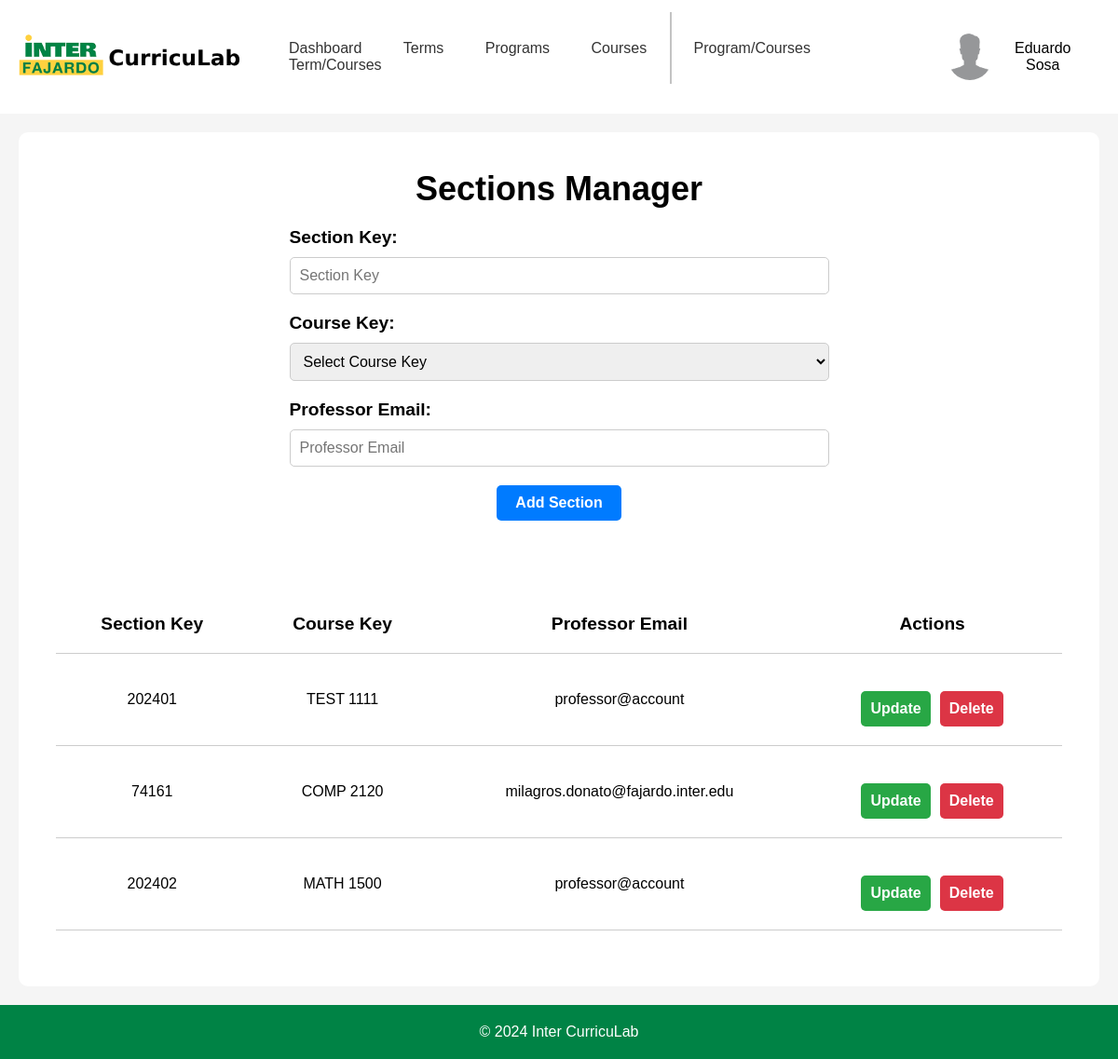
The page /templates/adminPages/adminSection.php (signed in) on the database its author committed.
### tables this page shows
CREATE TABLE "section" (
	"SectionID"	INTEGER NOT NULL UNIQUE,
	"SectionKey"	TEXT,
	"CourseKey"	TEXT,
	"ProfessorEmail"	TEXT,
	PRIMARY KEY("SectionID" AUTOINCREMENT)
);

### templates/adminPages/adminSection.php (the view, shortened to what this page needs)
<?php
$config = require_once '../../backend/php/config.php';
if (!isset($_SESSION['email'])) {
    header('Location: ../index.php');
    exit;
} elseif ($_SESSION['accountType'] !== 'Admin' && $_SESSION['accountType'] !== 'Root' && $_SESSION['accountType'] !== 'Staff') {
    header('Location: ../staffPages/profPage.php');
    exit;
} else {
    if ($config['db']['type'] === 'sqlite') {
        $db = new SQLite3($config['db']['sqlite']['path']);
    } elseif ($config['db']['type'] === 'mysql') {
        $dsn = "mysql:host={$config['db']['mysql']['host']};dbname={$config['db']['mysql']['dbname']}";
        $db = new PDO($dsn, $config['db']['mysql']['username'], $config['db']['mysql']['password']);
    }
    cleanUpSections();
    $stmt = $db->prepare('SELECT * FROM section');
    $result = $stmt->execute();
    $sections = $result->fetchArray(SQLITE3_ASSOC);
    $sections = [];
    if (isset($_POST['sort'])) {
        $sections = sortTable();
    } else {
        $stmt = $db->prepare('SELECT * FROM section');
        $result = $stmt->execute();
        $sections = fetchAllRows($result);
    }
}
function fetchAllRows($result) {
    $rows = [];
    while ($row = $result->fetchArray(SQLITE3_ASSOC)) {
        $rows[] = $row;
    }
    return $rows;
}
function cleanUpSections() {
    global $db;
    $stmt = $db->prepare('SELECT * FROM section');
    $result = $stmt->execute();
}
?>
<!DOCTYPE html>
<html lang="en">
<head>
    <link rel="stylesheet" href="../../static/css/headerFooter.css">
    <link rel="stylesheet" href="../../static/css/adminSection.css">
</head>
<body>
    <div id="headerNav">
        <div class="logo">
            <a href="adminDashboard.php">
                <img src="../../static/img/inter-logo-full.png" alt="Inter CurricuLab">
            </a>
        </div>
        <nav>
            <a href="adminDashboard.php">Dashboard</a>
            <a href="adminTerms.php">Terms</a>
            <a href="adminPrograms.php">Programs</a>
            <div class="dropdown">
                <a href="adminCourses.php">Courses</a>
            </div>
            <a class="navDivider"></a>
            <a href="adminProgramCourses.php">Program/Courses</a>
            <a href="adminTermCourses.php" class="active">Term/Courses</a>
        </nav>
        <div class="userBox">
            <button onclick="myFunction()" class="userDropdownButton">
                <img src="../../static/img/userProfile.jpg" alt="User" >
                <?php
                echo $_SESSION['firstName'] . ' ' . $_SESSION['lastName'];
                ?>
            </button>
        </div>
    </div>
    <div id="container">
        <div class="container-upperBox">
            <div class="sectionsForm">
                <div class="header">
                    <h2>Sections Manager</h2>
                </div>
                <div class="form-container">
                    <form method="POST">
                        <div class="inputBox">
                            <label for="sectionKey">Section Key:</label>
                            <input type="text" name="sectionKey" id="sectionKey" placeholder="Section Key" required>
                        </div>
                        <div class="inputBox">
                            <label for="courseKey">Course Key:</label>
                            <select name="courseKey" id="courseKey">
                                <option value="" hidden="hidden" selected>Select Course Key</option>
                            </select>
                        </div>
                        <div class="inputBox">
                            <label for="professorEmail">Professor Email:</label>
                            <input type="email" name="professorEmail" id="professorEmail" placeholder="Professor Email" required>
                        </div>
                        <div class="inputBox">
                            <button type="submit">Add Section</button>
                        </div>
                    </form>
                </div>
            </div>
            <div class="sectionsTable">
                <table>
                    <tr>
                        <th>
                            <form method="POST">
                                <button type="submit" name="sort" value="SectionKey">Section Key</button>
                            </form>
                        </th>
                        <th>
                            <form method="POST">
                                <button type="submit" name="sort" value="CourseKey">Course Key</button>
                            </form>
                        </th>
                        <th>
                            <form method="POST">
                                <button type="submit" name="sort" value="ProfessorEmail">Professor Email</button>
                            </form>
                        </th>
                        <th>Actions</th>
                    </tr>
                    <?php
                    foreach ($sections as $row) {
                        echo '<tr>';
                        echo '<td>' . htmlspecialchars($row['SectionKey'] ?? '') . '</td>';
                        echo '<td>' . htmlspecialchars($row['CourseKey'] ?? '') . '</td>';
                        echo '<td>' . htmlspecialchars($row['ProfessorEmail'] ?? '') . '</td>';
                        echo '<td>';
                        ?>
                        <div class="actionButtons">
                            <button class="updateButton">Update</button>
                            <form method="POST">
                                <button class="deleteButton" type="submit">Delete</button>
                            </form>
                        </div>
                        <?php
                        echo '</td>';
                        echo '</tr>';
                    }
                    ?>
                </table>
            </div>
        </div>
    </div>
    <footer>
        <p>&copy; 2024 Inter CurricuLab</p>
    </footer>
</body>
</html>

### static/css/headerFooter.css (style rules this page uses)
* { margin: 0; padding: 0; box-sizing: border-box; font-family: 'Poppins', sans-serif; }
body { display: flex; flex-direction: column; min-height: 100vh; }
#headerNav { display: flex; justify-content: space-between; align-items: center; }
.logo { margin: 20px; }
.logo img { width: 250px; }
nav a:not(.navDivider) { padding: 20px; text-decoration: none; color: #333; border-radius: 5px; }
.navDivider { margin-right: 4px; border-right: 2px solid #c3c3c3; padding: 30px 0; }
.userBox { margin: 20px; }
.userDropdownButton { padding: 16px; font-size: 16px; border: none; cursor: pointer; background-color: transparent; border-radius: 5px; }
.userBox { position: relative; display: inline-block; }
.userBox img { width: 50px; height: 50px; border-radius: 50%; margin-right: 10px; }
.userDropdownButton img { pointer-events: none; }
.userBox button { display: flex; align-items: center; justify-content: center; }
.dropdown { position: relative; display: inline-block; }
footer { background-color: #008345; color: white; text-align: center; padding: 20px; margin-top: auto; }

### static/css/adminSection.css (style rules this page uses)
#container { display: flex; flex-direction: column; background-color: #f5f5f5; flex-grow: 1; }
.container-upperBox { display: flex; flex-direction: column; align-items: center; background-color: white; margin: 20px; padding: 20px; border-radius: 10px; flex-grow: 1; }
.sectionsForm { display: flex; flex-direction: column; align-items: center; width: 100%; margin: 20px 0; }
.sectionsForm .header { font-size: 1.5em; font-weight: bold; margin-bottom: 20px; }
.sectionsForm .inputBox:not(:last-child) { display: flex; flex-direction: column; width: 100%; margin-bottom: 20px; }
.sectionsForm .inputBox:last-child { display: flex; justify-content: center; align-items: center; width: 100%; margin-bottom: 20px; }
.sectionsForm .inputBox label { font-size: 1.2em; font-weight: bold; margin-bottom: 10px; }
.sectionsForm .inputBox input, .sectionsForm .inputBox select, .sectionsForm .inputBox textarea { width: 100%; padding: 10px; margin-right: 350px; font-size: 1em; border-radius: 5px; border: 1px solid #ccc; }
.sectionsForm .inputBox button { padding: 10px 20px; font-size: 1em; font-weight: bold; color: white; background-color: #007bff; border: none; border-radius: 5px; cursor: pointer; }
.sectionsTable { display: flex; flex-direction: column; align-items: center; background-color: white; margin: 20px; padding: 20px; border-radius: 10px; flex-grow: 1; width: 100%; }
.sectionsTable table { width: 100%; border-collapse: collapse; }
.sectionsTable table th { padding: 20px; text-align: center; border-bottom: 1px solid #ccc; font-size: 1.2em; }
.sectionsTable table th button { font-size: 1em; font-weight: bold; background-color: transparent; border: none; border-radius: 5px; cursor: pointer; }
.sectionsTable table td { padding: 20px; border-bottom: 1px solid #ccc; text-align: center; }
.actionButtons { display: flex; justify-content: center; align-items: center; width: 100%; margin-top: 20px; }
.updateButton { padding: 10px 10px; margin: 0 5px; font-size: 1em; font-weight: bold; color: white; background-color: #28a745; border: none; border-radius: 5px; cursor: pointer; }
.deleteButton { padding: 10px 10px; margin: 0 5px; font-size: 1em; font-weight: bold; color: white; background-color: #dc3545; border: none; border-radius: 5px; cursor: pointer; }

### rows shown on the page
section: SectionKey "202401", CourseKey "TEST 1111", ProfessorEmail "professor@account"
section: SectionKey "74161", CourseKey "COMP 2120", ProfessorEmail "milagros.donato@fajardo.inter.edu"
section: SectionKey "202402", CourseKey "MATH 1500", ProfessorEmail "professor@account"

### other values the page prints
$_SESSION['firstName'] "Eduardo"
$_SESSION['lastName'] "Sosa"
